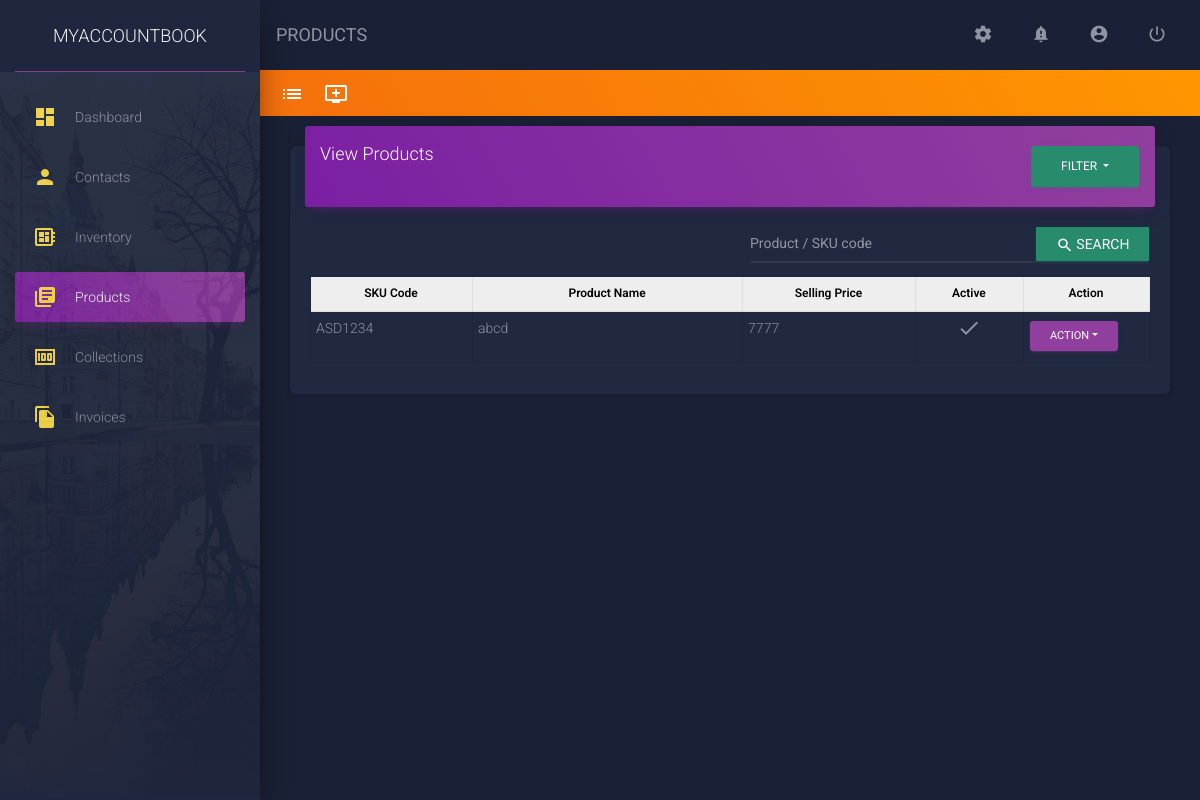
Screenshot of /products/ (signed in) with the database file from the repository.
### app/models/items_model.py (models this page shows, shortened)
class ProductsModel(models.Model):
    user = models.ForeignKey(
        User,
        db_index = True,
        on_delete = models.CASCADE,
        blank = True,
        null = True,
    )
    product_type = models.IntegerField(
        db_index = True,
        default = 0,
        choices = items_constant.PRODUCT_TYPE,
    )
    sku = models.CharField(
        max_length = 20,
        db_index = True,
        null = False,
        blank = False,
    )
    product_name = models.CharField(
        db_index = True,
        blank = False,
        null = False,
        max_length = 250,
    )
    product_description = models.TextField(
        blank = True,
        null = True,
    )
    cost_price = models.IntegerField(
        default = 0,
        db_index = True,
    )
    selling_price = models.IntegerField(
        db_index = True,
        default = 0,
    )
    discount = models.IntegerField(
        db_index = True,
        default = 0,
    )
    tax = models.DecimalField(
        max_digits = 100,
        decimal_places = 2,
        default = 0.0,
        db_index = True,
        null=True,
        blank=True,
    )
    gst = models.DecimalField(
        max_digits = 100,
        decimal_places = 2,
        default = 0.0,
        db_index = True,
        null=True,
        blank=True,
    )
    hsn_code = models.CharField(
        max_length = 250,
        db_index = True,
        blank = True,
        null = True,
    )
    abatement = models.IntegerField(
        default = 0,
        db_index = True,
    )
    unit = models.IntegerField(
        default = 0,
        db_index = True,
        choices = items_constant.UNITS
    )
    is_active = models.BooleanField(
        db_index = True,
        default = True,
        choices = user_constants.IS_TRUE,
    )
    sales_account = models.ForeignKey(
        ProductAccounts,
        on_delete = models.SET_NULL,
        db_index = True,
        related_name = "sales_account",
        null = True,
        blank = True,
    )
    purchase_account = models.ForeignKey(
        ProductAccounts,
        on_delete = models.SET_NULL,
        db_index = True,
        related_name = "purchase_account",
        null = True,
        blank = True,
    )

### app/views/products.py (the view, shortened to what this page needs)
# urls.py: path('products/', never_cache(login_required(products.view_products)), name = 'view_products'),
def view_products(request, *args, **kwargs):
    template_name = 'app/app_files/products/index.html'
    data = defaultdict()
    data["view"] = ""
    data["css_files"] = []
    data["js_files"] = ['custom_files/js/product.js',]
    data["active_link"] = 'Products'
    data["breadcrumb_title"] = 'PRODUCTS'
    data["included_template"] = 'app/app_files/products/view_products.html'
    a = str(request)
    x = a[-4:-1]
    if(len(a) == 31):
        products = ProductsModel.objects.prefetch_related('productphotos_set').filter(user = request.user)
    else:
        search = a[37:(len(a))-2]
        products = ProductsModel.objects.filter(Q(user = request.user) & Q(sku__icontains = search) | Q(product_name__icontains = search))
    data["products"] = products
    return render(request, template_name, data)

### app/templatetags/common_filters.py (called while the page is built)
@register.simple_tag
def load_css_files(scripts = list()):
    html = []
    for script in scripts:
        html.append('<link rel="stylesheet" href="'+settings.STATIC_URL+script+'"/>')
    return safestring.mark_safe(''.join(html))

@register.simple_tag
def load_javascript_files(scripts = list()):
    html = []
    for script in scripts:
        html.append('<script src="'+settings.STATIC_URL+script+'"></script>')
    return safestring.mark_safe(''.join(html))

### app/templates/app/app_files/products/index.html
{% extends 'app/base/base.html' %}
{% load static %}
{% load common_filters %}
{% load pagination %}
{% block content %}
    <div class="row custom-row" style="padding:10px; background: linear-gradient(60deg,#f5700c,#ff9800);">
        <ul style="list-style:none; margin:0px; color:#FFFFFF; padding:0px;">
            <li class="nav-item" style="float:left;padding:0px 10px;">
                <a href="{% url 'view_products' %}" style="color:#FFFFFF; text-decoration:none; font-size: 20px;" title="View Products As List">
                    <i class="material-icons">list</i>
                </a>
            </li>
            <li class="nav-item" style="float:left;padding:0px 10px;">
                <a href="{% url 'add_products' %}" style="color:#FFFFFF; text-decoration:none; font-size: 20px;" title="Add Product">
                    <i class="material-icons">add_to_queue</i>
                </a>
            </li>
        </ul>
    </div>
<div class="container">
    {% include included_template %}
</div>
{% endblock %}

### app/templates/app/app_files/products/view_products.html (shortened to what this page needs)
<div class="row">
    <div class="col-lg-12">
        <div class="card">
            <div class="card-header card-header-primary">
                <div class="row">
                    <div class="col">
                        <h4>View Products</h4>
                    </div>
                    <div class="col">
                        <form action="{% url 'view_products' %}" method="get">
                            <div class="dropdown">
                                <button class="btn btn-success dropdown-toggle" type="button" id="dropdownMenuButton" data-toggle="dropdown"data-display="static" aria-haspopup="true" aria-expanded="false" style="float: right;">
                                    Filter
                                </button>
                            </div>
                            </form>
                    </div>
                </div>
            </div>
            <div class="card-body">
                <form method="get" action="{% url 'view_products' %}">
                    <div class="input-group pull-right" style="width:400px; margin-bottom:10px;">
                    <input name="search" id="search" type="text" class="form-control" placeholder="Product / SKU code" style="height: 41px !important">
                    <div class="input-group-append">
                        <button class="btn btn-sm btn-success" type="submit" style="border-radius:0px;">
                            <i class="material-icons">search</i> <span style="font-size:14px;">Search</span>
                        </button>
                    </div>
                    </div>
                </form>
                <div class="table">
                    <table class="table-bordered" width="100%" cellspacing="0">
                        <thead  style="background-color: #EEEEEE; color:#000000; font-size:11px">
                            <th class="text-center" style="width:15%;">SKU Code</th>
                            <th class="text-center" style="width: 25%;">Product Name</th>
                            <th class="text-center" style="width: 16%;">Selling Price</th>
                            <th class="text-center" style="width: 10%;">Active</th>
                            <th class="text-center" style="width: 10%;">Action</th>
                        </thead>
                        <tbody>
                            {% for product in products %}
                                <tr id="t{{product.id}}">
                                    <td>{{ product.sku }}</td>
                                    <td>{{ product.product_name }}</td>
                                    <td>{{ product.selling_price }}</td>
                                    <td class="text-center">
                                        {% if product.is_active %}
                                            <i class="material-icons" id="{{product.id}}">check</i>
                                        {% else %}
                                            <i class="material-icons" id="{{product.id}}">clear</i>
                                        {% endif %}
                                    </td>
                                    <td>
                                        <button class="btn btn-primary dropdown-toggle btn-sm" type="button" id="dropdownMenuButton" data-toggle="dropdown" aria-haspopup="true" aria-expanded="false" >Action</button>
                                    </td>
                                </tr>
                            {% endfor %}
                        </tbody>
                    </table>
                </div>
            </div>
        </div>
    </div>
</div>

### app/static/custom_files/css/common.css (style rules this page uses)
@media (min-width: 1200px) { .container { width:100% !important; } }
@media (min-width: 1200px) { .custom-row { margin-right: -3.75rem; } }
.custom-row { padding: 10px; background: linear-gradient(60deg,#f5700c,#ff9800); }
.form-control { height: 20px !important; }
.table th, .table td { padding: 4px 6px 6px 5px; }
#template_body h3, h4,h5 { margin-bottom: 3px; }

### rows the page displays
ProductsModel: sku "ASD1234", product_name "abcd", selling_price "7777"

### other values shown
{{ breadcrumb_title }} "PRODUCTS"
